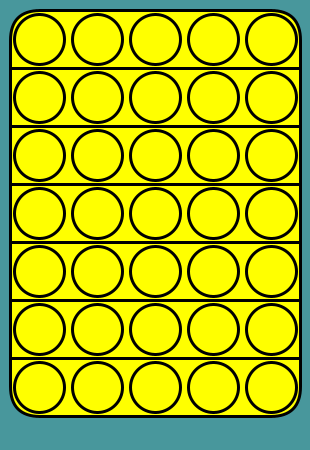
Frame 1 (no input)
Frame 60 (the mouse pressed at the canvas centre just before this capture): identical to frame 1, image omitted
Frame 120 (the mouse held since frame 60 and released just before this capture): identical to frame 1, image omitted

The Processing sketch that drew this single still picture (run headless with seeded random() and noise(); from frame 60 on, the mouse is pressed at the canvas centre):

// Processing sketch: week09_5_bubble_happy_part2
// ── week09_5_bubble_happy_part2.pde
//week09_5_bubble_happy_part2
void setup()
{
  size(310,450);
}
void draw(){
  background(72,151,156);
  strokeWeight(3);
  fill(255,255,0);
  rect(10,10,58*5,58*7,30);
  for(int i=10+58; i<10+58*7; i+=58){
    line(10,i,300,i);
  }
  for(int i=0;i<7;i++){//左手i有7個
    for(int j=0;j<5;j++){//右手j有5個
      int x=39+j*58, y=39+i*58;//x對應右手j y左手j
      ellipse(x,y,50,50);
    }
  }
}
